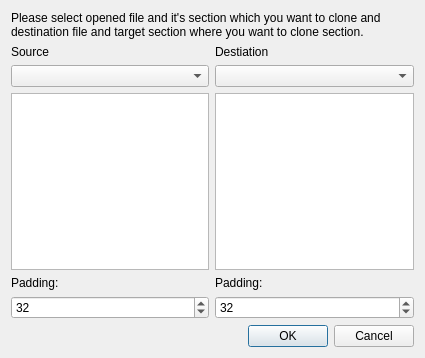
<?xml version="1.0" encoding="UTF-8"?>
<ui version="4.0">
 <class>LvlCloneSection</class>
 <widget class="QDialog" name="LvlCloneSection">
  <property name="geometry">
   <rect>
    <x>0</x>
    <y>0</y>
    <width>425</width>
    <height>358</height>
   </rect>
  </property>
  <property name="minimumSize">
   <size>
    <width>425</width>
    <height>358</height>
   </size>
  </property>
  <property name="windowTitle">
   <string>Clone section</string>
  </property>
  <property name="windowIcon">
   <iconset resource="../_resources/editor.qrc">
    <normaloff>:/images/level.png</normaloff>:/images/level.png</iconset>
  </property>
  <layout class="QGridLayout" name="gridLayout">
   <item row="5" column="1">
    <widget class="QSpinBox" name="padding_dst">
     <property name="maximum">
      <number>100000</number>
     </property>
     <property name="value">
      <number>32</number>
     </property>
    </widget>
   </item>
   <item row="3" column="0">
    <widget class="QListWidget" name="SectionList_src"/>
   </item>
   <item row="0" column="0" colspan="2">
    <widget class="QLabel" name="label_3">
     <property name="text">
      <string>Please select opened file and it's section which you want to clone and destination file and target section where you want to clone section.</string>
     </property>
     <property name="alignment">
      <set>Qt::AlignLeading|Qt::AlignLeft|Qt::AlignTop</set>
     </property>
     <property name="wordWrap">
      <bool>true</bool>
     </property>
    </widget>
   </item>
   <item row="2" column="0">
    <widget class="QComboBox" name="FileList_src"/>
   </item>
   <item row="3" column="1">
    <widget class="QListWidget" name="SectionList_dst"/>
   </item>
   <item row="1" column="0">
    <widget class="QLabel" name="label">
     <property name="text">
      <string>Source</string>
     </property>
    </widget>
   </item>
   <item row="2" column="1">
    <widget class="QComboBox" name="FileList_dst"/>
   </item>
   <item row="1" column="1">
    <widget class="QLabel" name="label_2">
     <property name="text">
      <string>Destiation</string>
     </property>
    </widget>
   </item>
   <item row="6" column="0" colspan="2">
    <widget class="QDialogButtonBox" name="buttonBox">
     <property name="orientation">
      <enum>Qt::Horizontal</enum>
     </property>
     <property name="standardButtons">
      <set>QDialogButtonBox::Cancel|QDialogButtonBox::Ok</set>
     </property>
    </widget>
   </item>
   <item row="5" column="0">
    <widget class="QSpinBox" name="padding_src">
     <property name="maximum">
      <number>100000</number>
     </property>
     <property name="value">
      <number>32</number>
     </property>
    </widget>
   </item>
   <item row="4" column="0">
    <widget class="QLabel" name="label_4">
     <property name="text">
      <string>Padding:</string>
     </property>
    </widget>
   </item>
   <item row="4" column="1">
    <widget class="QLabel" name="label_5">
     <property name="text">
      <string>Padding:</string>
     </property>
    </widget>
   </item>
  </layout>
 </widget>
 <resources>
  <include location="../_resources/editor.qrc"/>
 </resources>
 <connections>
  <connection>
   <sender>buttonBox</sender>
   <signal>rejected()</signal>
   <receiver>LvlCloneSection</receiver>
   <slot>reject()</slot>
   <hints>
    <hint type="sourcelabel">
     <x>316</x>
     <y>260</y>
    </hint>
    <hint type="destinationlabel">
     <x>286</x>
     <y>274</y>
    </hint>
   </hints>
  </connection>
 </connections>
</ui>
